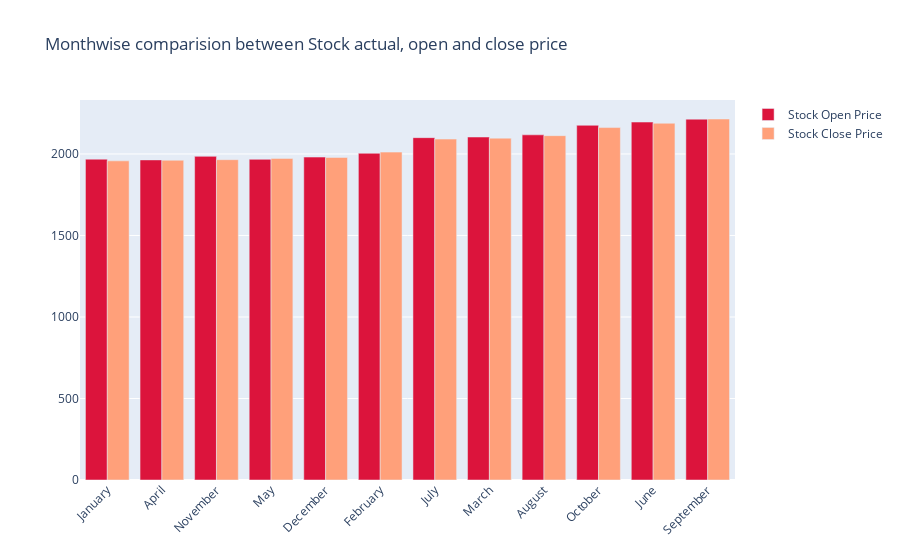

This figure's notebook cell:
### Code cell
fig = go.Figure()

fig.add_trace(go.Bar(
    x=monthvise.index,
    y=monthvise['open'],
    name='Stock Open Price',
    marker_color='crimson'
))
fig.add_trace(go.Bar(
    x=monthvise.index,
    y=monthvise['close'],
    name='Stock Close Price',
    marker_color='lightsalmon'
))

fig.update_layout(barmode='group', xaxis_tickangle=-45, 
                  title='Monthwise comparision between Stock actual, open and close price')
fig.show()

### Figure 1 — Plotly figure (JSON) as saved in the notebook; plotly's stock layout.template omitted (floating-point values rounded to 4 significant figures)
{"data": [{"marker": {"color": "crimson"}, "name": "Stock Open Price", "type": "bar", "x": ["January", "April", "November", "May", "December", "February", "July", "March", "August", "October", "June", "September"], "y": [1968.0, 1963.0, 1985.0, 1967.0, 1981.0, 2004.0, 2100.0, 2104.0, 2117.0, 2176.0, 2196.0, 2213.0]}, {"marker": {"color": "lightsalmon"}, "name": "Stock Close Price", "type": "bar", "x": ["January", "April", "November", "May", "December", "February", "July", "March", "August", "October", "June", "September"], "y": [1958.0, 1961.0, 1965.0, 1973.0, 1978.0, 2011.0, 2091.0, 2097.0, 2112.0, 2162.0, 2188.0, 2214.0]}], "layout": {"autosize": true, "barmode": "group", "title": {"text": "Monthwise comparision between Stock actual, open and close price"}, "xaxis": {"autorange": true, "range": [-0.5, 11.5], "tickangle": -45, "type": "category"}, "yaxis": {"autorange": true, "range": [0, 2331.0], "type": "linear"}}}
